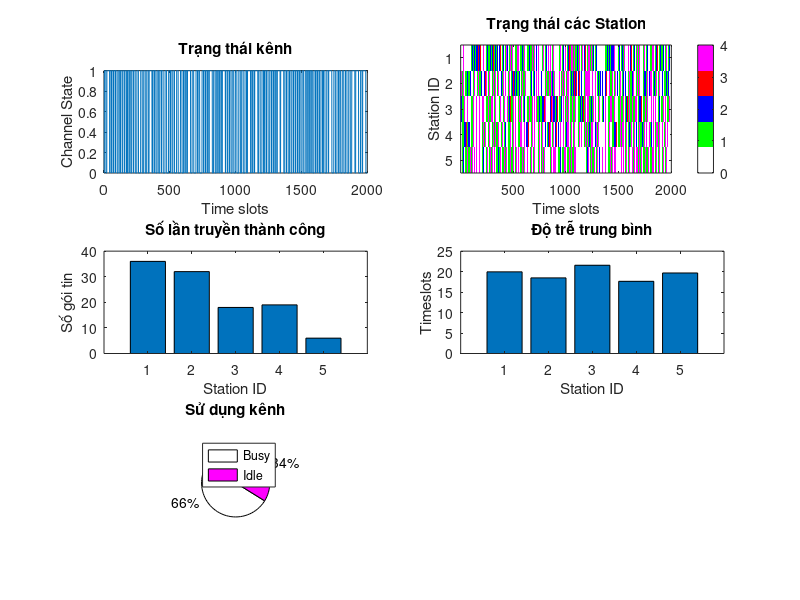

Write the MATLAB code that produced this figure.
% Mô phỏng CSMA/CA với phân tích hiệu suất chi tiết
clear all;
close all;

% Tham số mô phỏng
nStations = 5;          % Số node/station
simTime = 2000;        % Thời gian mô phỏng (timeslots)
backoffMax = 16;       % Giá trị backoff tối đa
dataSize = 10;         % Kích thước gói tin
ACK = 2;              % Thời gian ACK
probTx = 0.3;          % Xác suất tạo gói tin

% Khởi tạo biến
channel = zeros(1, simTime);
stationState = zeros(nStations, simTime);
successfulTx = zeros(1, nStations);
collisions = 0;
delay = zeros(1, nStations);    % Tổng độ trễ
packetsSent = zeros(1, nStations); % Số gói tin gửi
waitingTime = cell(1, nStations); % Lưu thời gian chờ của mỗi gói

% Main simulation loop
for t = 1:simTime
    for n = 1:nStations
        if rand() < probTx && stationState(n,t) == 0
            % Carrier sensing
            if t > 1 && channel(t-1) == 0
                backoff = randi([0 backoffMax]);
                if t + backoff + dataSize + ACK <= simTime
                    % Ghi nhận thời gian bắt đầu chờ
                    startTime = t;
                    
                    % Backoff
                    if backoff > 0
                        stationState(n,t:t+backoff-1) = 1;
                    end
                    
                    % Kiểm tra va chạm
                    collision = false;
                    txStart = t + backoff;
                    txEnd = txStart + dataSize - 1;
                    if sum(channel(txStart:txEnd)) > 0
                        collision = true;
                        collisions = collisions + 1;
                        stationState(n,txStart:txEnd) = 4; % Trạng thái va chạm
                    end
                    
                    % Truyền thành công
                    if ~collision
                        channel(txStart:txEnd) = 1;
                        stationState(n,txStart:txEnd) = 2;
                        channel(txEnd+1:txEnd+ACK) = 1;
                        stationState(n,txEnd+1:txEnd+ACK) = 3;
                        successfulTx(n) = successfulTx(n) + 1;
                        packetsSent(n) = packetsSent(n) + 1;
                        totalDelay = (txEnd + ACK - startTime);
                        delay(n) = delay(n) + totalDelay;
                        waitingTime{n} = [waitingTime{n} totalDelay];
                    end
                end
            end
        end
    end
end

% Phân tích hiệu suất
channelUtilization = sum(channel) / simTime * 100;
totalCollisions = collisions;
collisionRate = collisions / sum(packetsSent) * 100;
throughput = sum(successfulTx) * dataSize / simTime;
avgDelay = delay ./ successfulTx; % Độ trễ trung bình mỗi station
fairness = std(successfulTx) / mean(successfulTx); % Chỉ số công bằng

% Hiển thị kết quả
fprintf('PHÂN TÍCH HIỆU SUẤT:\n');
fprintf('1. Tỷ lệ sử dụng kênh: %.2f%%\n', channelUtilization);
fprintf('2. Tổng số va chạm: %d\n', totalCollisions);
fprintf('3. Tỷ lệ va chạm: %.2f%%\n', collisionRate);
fprintf('4. Throughput mạng: %.2f (data units/timeslot)\n', throughput);
fprintf('5. Độ trễ trung bình theo station (timeslots):\n');
for n = 1:nStations
    if successfulTx(n) > 0
        fprintf('   Station %d: %.2f\n', n, avgDelay(n));
    else
        fprintf('   Station %d: N/A (không có truyền thành công)\n', n);
    end
end
fprintf('6. Chỉ số công bằng: %.2f (0: rất công bằng, cao: không công bằng)\n', fairness);
fprintf('7. Số lần truyền thành công theo station:\n');
for n = 1:nStations
    fprintf('   Station %d: %d\n', n, successfulTx(n));
end

% Chuẩn bị nhãn cho boxplot
groupLabels = [];
dataToPlot = [];
for n = 1:nStations
    if ~isempty(waitingTime{n})
        dataToPlot = [dataToPlot waitingTime{n}];
        groupLabels = [groupLabels repmat(n, 1, length(waitingTime{n}))];
    end
end

% Vẽ biểu đồ
figure('Position', [100 100 1000 800]);

subplot(3,2,1);
plot(channel);
title('Trạng thái kênh');
xlabel('Time slots');
ylabel('Channel State');

subplot(3,2,2);
imagesc(stationState);
title('Trạng thái các Station');
xlabel('Time slots');
ylabel('Station ID');
colorbar;
colormap([1 1 1; 0 1 0; 0 0 1; 1 0 0; 1 0 1]); % Màu trắng: channel rảnh, màu xanh: đợi backoff, màu xanh dương: , màu đỏ: đợi ACK, màu tím: va chạm

subplot(3,2,3);
bar(successfulTx);
title('Số lần truyền thành công');
xlabel('Station ID');
ylabel('Số gói tin');

subplot(3,2,4);
bar(avgDelay);
title('Độ trễ trung bình');
xlabel('Station ID');
ylabel('Timeslots');

subplot(3,2,5);
pie([sum(channel) simTime-sum(channel)]);
title('Sử dụng kênh');
legend({'Busy', 'Idle'});
